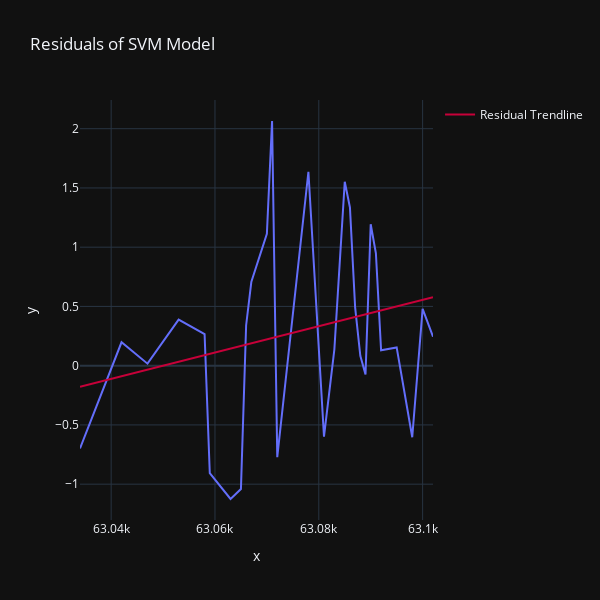

Here is the notebook cell this chart was saved with:
### Code cell
residuals = clf_yhat - y_test
residuals.sort_index(ascending=True, inplace=True)

fig = px.line(x=residuals.keys(), y=residuals.values, title='Residuals of SVM Model')

fig2 = px.scatter(x=residuals.keys(), y=residuals.values, trendline='ols', trendline_color_override='#C70039')
fig2.data[1].name = 'Residual Trendline'
fig2.data[1].showlegend = True

fig.add_trace(fig2.data[1])

fig.update_layout(height=600, width=600, template='plotly_dark')
fig.show()

### Figure 1 — Plotly figure (JSON) as saved in the notebook; plotly's stock layout.template omitted (floating-point values rounded to 4 significant figures)
{"data": [{"hovertemplate": "x=%{x}<br>y=%{y}<extra></extra>", "legendgroup": "", "line": {"color": "#636efa", "dash": "solid"}, "marker": {"symbol": "circle"}, "mode": "lines", "name": "", "orientation": "v", "showlegend": false, "type": "scatter", "x": [63034, 63042, 63047, 63051, 63053, 63058, 63059, 63063, 63065, 63066, 63067, 63070, 63071, 63072, 63078, 63081, 63083, 63085, 63086, 63087, 63088, 63089, 63090, 63091, 63092, 63095, 63098, 63100, 63102], "xaxis": "x", "y": [-0.698, 0.1976, 0.01712, 0.2662, 0.3886, 0.2665, -0.9068, -1.125, -1.041, 0.3393, 0.7059, 1.113, 2.065, -0.7717, 1.637, -0.5991, 0.1379, 1.553, 1.336, 0.4923, 0.08286, -0.07458, 1.194, 0.9484, 0.1299, 0.1541, -0.6038, 0.4788, 0.2448], "yaxis": "y"}, {"hovertemplate": "<b>OLS trendline</b><br>y = 0.0110998 * x + -699.844<br>R<sup>2</sup>=0.061307<br><br>x=%{x}<br>y=%{y} <b>(trend)</b><extra></extra>", "legendgroup": "", "line": {"color": "#C70039"}, "marker": {"color": "#636efa", "symbol": "circle"}, "mode": "lines", "name": "Residual Trendline", "showlegend": true, "type": "scatter", "x": [63034, 63042, 63047, 63051, 63053, 63058, 63059, 63063, 63065, 63066, 63067, 63070, 63071, 63072, 63078, 63081, 63083, 63085, 63086, 63087, 63088, 63089, 63090, 63091, 63092, 63095, 63098, 63100, 63102], "xaxis": "x", "y": [-0.1772, -0.08837, -0.03287, 0.01153, 0.03373, 0.08923, 0.1003, 0.1447, 0.1669, 0.178, 0.1891, 0.2224, 0.2335, 0.2446, 0.3112, 0.3445, 0.3667, 0.3889, 0.4, 0.4111, 0.4222, 0.4333, 0.4444, 0.4555, 0.4666, 0.4999, 0.5332, 0.5554, 0.5776], "yaxis": "y"}], "layout": {"height": 600, "legend": {"tracegroupgap": 0}, "title": {"text": "Residuals of SVM Model"}, "width": 600, "xaxis": {"anchor": "y", "domain": [0, 1], "title": {"text": "x"}}, "yaxis": {"anchor": "x", "domain": [0, 1], "title": {"text": "y"}}}}
